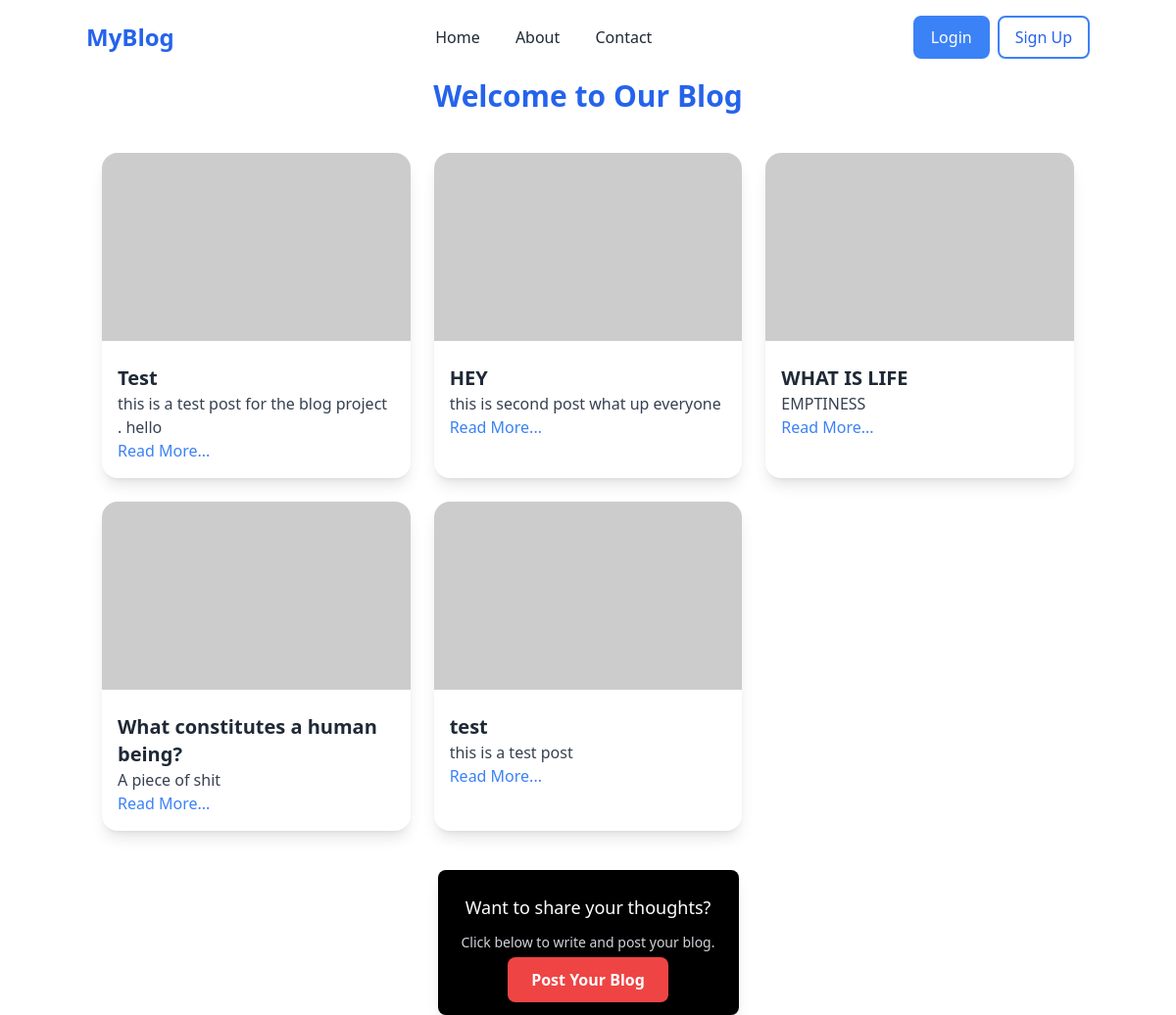
The app's page /, older data.
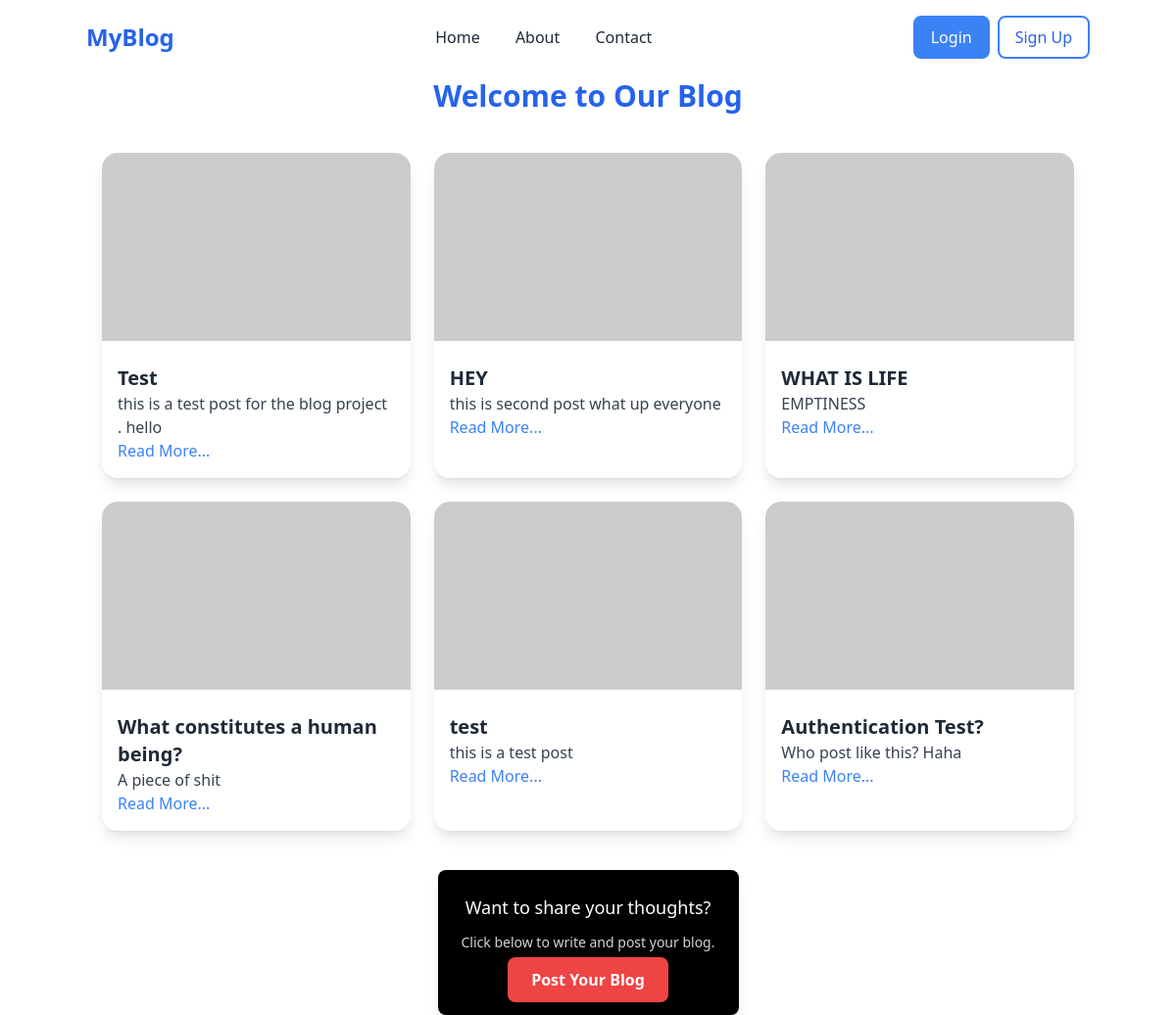
The same page, newer data.
### blog/models.py (models this page shows, shortened)
class Post(models.Model):
    title=models.CharField(max_length=200)
    content=models.TextField()
    author=models.CharField(max_length=100)
    created_at=models.DateTimeField(auto_now_add=True)
    updated_at=models.DateTimeField(auto_now=True)
    image = models.ImageField(upload_to='blog_images/', null=True, blank=True)

### blog/views.py (the view)
# urls.py: path('', views.home, name='home'),
def home(request):
    posts=Post.objects.all()
    return render(request,'home.html',{'posts':posts})

### blog/templates/home.html
{% extends 'base.html' %}
{% block content %}
<div class="container mx-auto pt-20 px-4">
    <h1 class="text-center text-3xl font-bold text-blue-600 mb-10">Welcome to Our Blog</h1>
    <div class="grid md:grid-cols-3 gap-6">
        {% for post in posts %}
        <div class="bg-white rounded-2xl shadow-lg overflow-hidden transition-transform transform hover:scale-105 hover:shadow-xl">
            {% if post.image %}
            <img src="{{ post.image.url }}" alt="Post Image" class="w-full h-48 object-cover">
            {% else %}
            <img src="https://via.placeholder.com/300" alt="No Image" class="w-full h-48 object-cover">
            {% endif %}
            <div class="p-4">
                <h2 class="text-xl font-semibold text-gray-800 mt-2">{{ post.title }}</h2>
                <p class="text-gray-700">{{ post.content|truncatechars:100 }}</p>
                <a href="{% url 'blog' post.id %}" class="text-blue-500 hover:underline">Read More...</a>
            </div>
        </div>
        {% empty %}
        <p class="col-span-3 text-center text-gray-500">No posts available.</p>
        {% endfor %}
    </div>
</div>
<div class="flex justify-center mt-10">
    <div class="bg-black text-white p-6 rounded-lg shadow-lg text-center">
        <p class="mb-3 text-lg">Want to share your thoughts?</p>
        <p class="text-gray-300 text-sm mb-4">Click below to write and post your blog.</p>
        <a href="{%url 'postblog' %}" class="bg-red-500 text-white px-6 py-3 rounded-lg font-bold shadow-md
           hover:bg-red-600 transform hover:scale-105 transition">
            Post Your Blog
        </a>
    </div>
</div>
{% endblock %}

### blog/templates/base.html (shortened to what this page needs)
<!DOCTYPE html>
<html lang="en">
<head>
    {% load static %}
    <script src="https://cdn.tailwindcss.com"></script>
</head>
<body>
<nav class="absolute top-0 left-0 w-full p-4 bg-transparent z-10">
    <div class="container mx-auto flex justify-between items-center">
        <a href="{%url 'home'%}" class="text-blue-600 text-2xl font-bold">MyBlog</a>
        <div class="flex-1 text-center">
            <a href="{%url 'home'%}" class="text-gray-800 hover:text-blue-600 mx-4 transition">Home</a>
            <a href="{%url 'about'%}" class="text-gray-800 hover:text-blue-600 mx-4 transition">About</a>
            <a href="{%url 'contact'%}" class="text-gray-800 hover:text-blue-600 mx-4 transition">Contact</a>
        </div>
        {% if user.is_authenticated %}
            <a href="{% url 'logout' %}" class="bg-white-900 text-blue-600/100 px-4 py-2 border-2 border-blue-500 hover:transition">
            Logout
            </a>
        {% else %}
        <a href="{% url 'login' %}" class="bg-blue-500 text-white px-4 py-2 border-2 border-blue-500 rounded-lg hover:transition mr-2">
            Login
        </a>
        <a href="{% url 'signup' %}" class="bg-white-900 text-blue-600/100 px-4 py-2 border-2 border-blue-500 rounded-lg hover:transition">
            Sign Up
        </a>
        {% endif %}
    </div>
</nav>
{% block content %}
{% endblock %}
</body>
</html>

Row changes from the older to the newer data that the page shows:
added Post: title "Authentication Test?", content "Who post like this? Haha"
